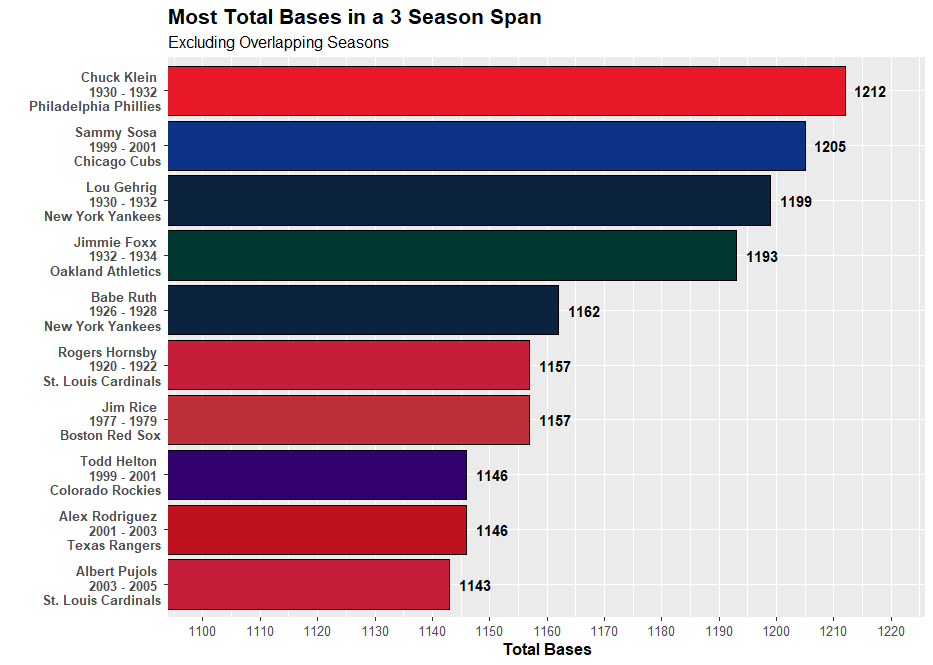

Write R code to recreate this figure.
#Set working directory

setwd("C:/Users/daily/Desktop/Repositories/MiscVisuals/Website Visualizations/Most X in Span/MLB")

#Loading necessary libraries

library(sqldf)
library(tidyverse)
library(zoo)
library(data.table)
library(Lahman)

#Get data from Lahman Database

data <- sqldf('SELECT People.playerID, Batting.yearID, People.nameFirst, People.nameLast,
GROUP_CONCAT(TeamsFranchises.franchName) AS Teams, TeamsFranchises.franchID, SUM(Batting.H) + SUM(Batting.X2B) + SUM(Batting.X3B) * 2 + SUM(Batting.HR) * 3 AS TB
                    FROM People
                    INNER JOIN Batting
                    ON People.playerID = Batting.PlayerID
                    INNER JOIN Teams
                    ON Batting.teamID = Teams.teamID
                    AND Batting.yearID = Teams.yearID
                    INNER JOIN TeamsFranchises
                    ON Teams.franchID = TeamsFranchises.franchID
                    GROUP BY Batting.playerID, Batting.yearID
                    ORDER BY TB DESC')

#Calculate the totals and find the season the span started

data <- data %>%
  arrange(playerID, yearID) %>%
  group_by(playerID) %>%
  mutate(TB_Total = rollapply(TB, width = 3, FUN = sum, align = "right",partial = TRUE)) %>%
  mutate(firstYear_rd = lag(yearID, 2)) %>%
  fill(firstYear_rd, .direction = "up") %>%
  mutate(first_year_2_rd = lag(yearID,1)) %>%
  fill(first_year_2_rd, .direction = "up") %>%
  mutate(firstYear = ifelse(is.na(firstYear_rd) & is.na(first_year_2_rd), yearID,
                            ifelse(is.na(firstYear_rd), first_year_2_rd, firstYear_rd))) %>%
  mutate(Range = yearID - firstYear) %>%
  mutate(prevTeam = lag(Teams,2)) %>%
  mutate(prevTeam = ifelse(is.na(prevTeam), Teams, prevTeam)) %>%
  mutate(prevTeam_2 = lag(Teams,1)) %>%
  mutate(prevTeam_2 = ifelse(is.na(prevTeam_2), Teams, prevTeam_2)) %>%
  mutate(OneFranchise = ifelse(Teams == prevTeam & Teams == prevTeam_2, "Yes", "No")) %>%
  ungroup()

#Choose only the columns needed for visual

display_data <- sqldf('SELECT firstYear AS MIN,
      yearID AS MAX,
      Range,
      playerID,
      nameFirst,
      nameLast,
      Teams,
      TB_Total,
      OneFranchise
      FROM data
      GROUP BY playerID, yearID
      ORDER BY TB_Total DESC')

#Add index number to find overlapping values (Only finds overlapping values for top value in group)

setDT(display_data)
display_data$index <- display_data[display_data, on = .(playerID, MAX>=MIN, MIN<=MAX), mult ="first", which = TRUE]

#Keep only top value from index grouping

no_dupes <- display_data %>%
  group_by(index) %>%
  slice_head() %>%
  group_by(playerID,MIN) %>%
  slice_head() %>%
  arrange(-TB_Total) %>%
  ungroup()

#Limit to top 10 spots

top_data <- no_dupes %>%
  mutate(Rank = rank(-TB_Total, ties.method = "min")) %>%
  filter(Rank <= 10)

#Create Team Name for Players with More Than 1 Franchise

top_data <- top_data %>%
  mutate(DisplayFranchises = ifelse(OneFranchise == "No", "Multiple Teams", Teams))

#Combine columns for display

top_data <- top_data %>%
  mutate(chart_label = paste(nameFirst,nameLast, "\n", MIN, "-", MAX, "\n",DisplayFranchises))

#Team Colors for display

fill_color <- c("Arizona Diamondbacks" = "#5F259F",
                "Atlanta Braves" = "#CE1141",
                "Baltimore Orioles" = "#DF4601",
                "Boston Red Sox" = "#BD3039",
                "Chicago Cubs" = "#0E3386",
                "Chicago White Sox" = "#27251F",
                "Cincinnati Reds" = "#C6011F",
                "Cleveland Indians" = "#E31937",
                "Colorado Rockies" = "#33006F",
                "Detroit Tigers" = "#FA4616",
                "Houston Astros" = "#EB6E1F",
                "Kansas City Royals" = "#004687",
                "Los Angeles Angels" = "#BA0021",
                "Los Angeles Dodgers" = "#005A9C",
                "Miami Marlins" = "#00A3E0",
                "Milwaukee Brewers" = "#FFC52F",
                "Minnesota Twins" = "#002B5C",
                "New York Mets" = "#FF5910",
                "New York Yankees" = "#0C2340",
                "Oakland Athletics" = "#003831",
                "Philadelphia Phillies" = "#E81828",
                "Pittsburgh Pirates" = "#FDB827",
                "St. Louis Cardinals" = "#C41E3A",
                "San Diego Padres" = "#2F241D",
                "San Francisco Giants" = "#FD5A1E",
                "Seattle Mariners" = "#005C5C",
                "Tampa Bay Rays" = "#8FBCE6",
                "Texas Rangers" = "#C0111F",
                "Toronto Blue Jays" = "#134A8E",
                "Washington Nationals" = "#AB0003",
                "Multiple Teams" = "seashell")

#Create visual

top_data %>%
  ggplot(aes(x = reorder(chart_label, TB_Total), y = TB_Total, fill = DisplayFranchises)) +
  geom_bar(stat = "identity", color = "black") +
  geom_text(aes(label = TB_Total), fontface = "bold", hjust = -0.3) +
  coord_flip(ylim = c(1100, 1220)) +
  scale_y_continuous(breaks = seq(1100, 1220, 10)) +
  scale_fill_manual(values = fill_color) +
  theme(plot.title = element_text(size = 16, face = "bold"),
        plot.subtitle = element_text(size = 12),
        axis.title.x = element_text(size = 12, face = "bold"),
        axis.text.x = element_text(size = 10),
        axis.text.y = element_text(size = 10, face ="bold"),
        legend.position = "none") +
  labs(title = "Most Total Bases in a 3 Season Span",
       subtitle = "Excluding Overlapping Seasons",
       x = "",
       y = "Total Bases")
